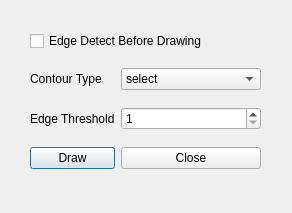
<?xml version="1.0" encoding="UTF-8"?>
<ui version="4.0">
 <class>ContourDialog</class>
 <widget class="QDialog" name="ContourDialog">
  <property name="geometry">
   <rect>
    <x>0</x>
    <y>0</y>
    <width>292</width>
    <height>213</height>
   </rect>
  </property>
  <property name="windowTitle">
   <string>Dialog</string>
  </property>
  <widget class="QWidget" name="layoutWidget">
   <property name="geometry">
    <rect>
     <x>30</x>
     <y>20</y>
     <width>231</width>
     <height>161</height>
    </rect>
   </property>
   <layout class="QGridLayout" name="gridLayout">
    <item row="0" column="0" colspan="2">
     <widget class="QCheckBox" name="isEdgeDetectcheckBox">
      <property name="text">
       <string>Edge Detect Before Drawing</string>
      </property>
     </widget>
    </item>
    <item row="5" column="0">
     <widget class="QPushButton" name="drawPushButton">
      <property name="text">
       <string>Draw</string>
      </property>
     </widget>
    </item>
    <item row="3" column="0">
     <widget class="QLabel" name="label">
      <property name="text">
       <string>Edge Threshold</string>
      </property>
     </widget>
    </item>
    <item row="5" column="1">
     <widget class="QPushButton" name="closePushButton">
      <property name="text">
       <string>Close</string>
      </property>
     </widget>
    </item>
    <item row="2" column="0">
     <widget class="QLabel" name="label_2">
      <property name="text">
       <string>Contour Type</string>
      </property>
     </widget>
    </item>
    <item row="3" column="1">
     <widget class="QSpinBox" name="edgeThreshspinBox">
      <property name="minimum">
       <number>1</number>
      </property>
      <property name="maximum">
       <number>200</number>
      </property>
     </widget>
    </item>
    <item row="2" column="1">
     <widget class="QComboBox" name="contourTypeCombBox">
      <item>
       <property name="text">
        <string>select</string>
       </property>
      </item>
      <item>
       <property name="text">
        <string>External</string>
       </property>
      </item>
      <item>
       <property name="text">
        <string>List</string>
       </property>
      </item>
      <item>
       <property name="text">
        <string>Hierarchy</string>
       </property>
      </item>
      <item>
       <property name="text">
        <string>Two Level Hierarchy</string>
       </property>
      </item>
     </widget>
    </item>
   </layout>
  </widget>
 </widget>
 <resources/>
 <connections/>
</ui>
